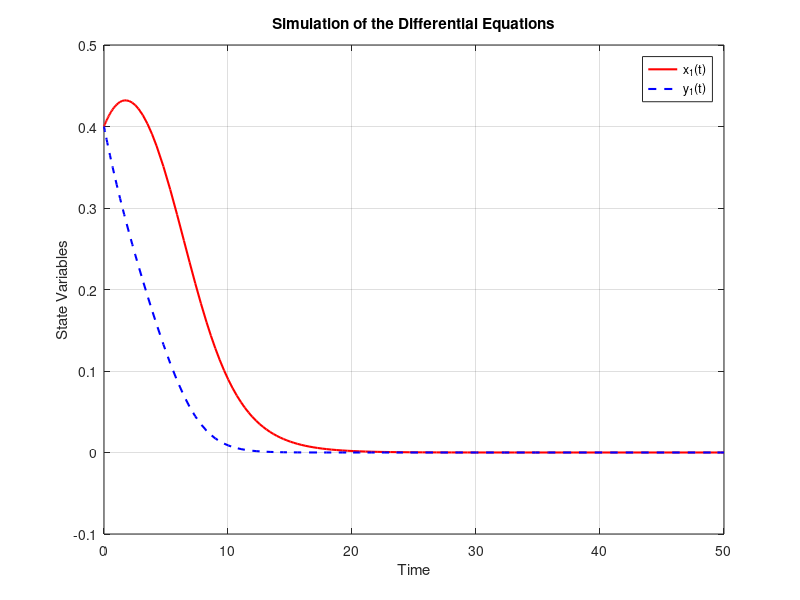

MATLAB code to generate this figure:
% Define parameters
a = 1.0; % a > c
b = 0.9; % b > d
c = 0.9;
d = 0.8;
e = 0.5; % e < min(a, b, c, d)

% Initial conditions
x1_0 = 0.4;
y1_0 = 0.4;

% Time span
tspan = [0 50];

% Define the system of ODEs
function dydt = odesystem(t, y, a, b, c, d, e)
    x1 = y(1);
    y1 = y(2);
    dx1_dt = x1 * (e * (1 - y1) - c * (1 - x1) * (1 - y1) + a * y1 - x1 * (e * (1 - y1) + a * y1));
    dy1_dt = y1 * (b * x1 - (d * (1 - x1) + e * x1) * (1 - y1) - b * x1 * y1);
    dydt = [dx1_dt; dy1_dt];
end

% Solve the ODE system using ode45
[t, y] = ode45(@(t, y) odesystem(t, y, a, b, c, d, e), tspan, [x1_0, y1_0]);

% Plot the results
figure;
plot(t, y(:, 1), 'r-', 'LineWidth', 1.5); % x1 vs. time
hold on;
plot(t, y(:, 2), 'b--', 'LineWidth', 1.5); % y1 vs. time
xlabel('Time');
ylabel('State Variables');
legend('x_1(t)', 'y_1(t)');
title('Simulation of the Differential Equations');
grid on;
hold off;

